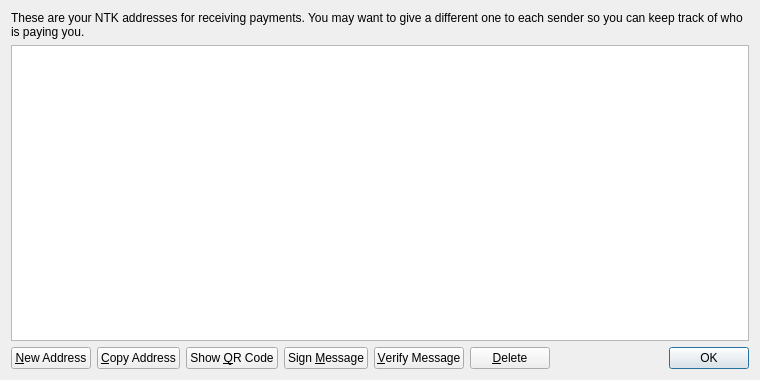
<?xml version="1.0" encoding="UTF-8"?>
<ui version="4.0">
 <class>AddressBookPage</class>
 <widget class="QWidget" name="AddressBookPage">
  <property name="geometry">
   <rect>
    <x>0</x>
    <y>0</y>
    <width>760</width>
    <height>380</height>
   </rect>
  </property>
  <property name="windowTitle">
   <string>Address Book</string>
  </property>
  <layout class="QVBoxLayout" name="verticalLayout">
   <item>
    <widget class="QLabel" name="labelExplanation">
     <property name="text">
      <string>These are your NTK addresses for receiving payments. You may want to give a different one to each sender so you can keep track of who is paying you.</string>
     </property>
     <property name="textFormat">
      <enum>Qt::PlainText</enum>
     </property>
     <property name="wordWrap">
      <bool>true</bool>
     </property>
    </widget>
   </item>
   <item>
    <widget class="QTableView" name="tableView">
     <property name="contextMenuPolicy">
      <enum>Qt::CustomContextMenu</enum>
     </property>
     <property name="toolTip">
      <string>Double-click to edit address or label</string>
     </property>
     <property name="tabKeyNavigation">
      <bool>false</bool>
     </property>
     <property name="alternatingRowColors">
      <bool>true</bool>
     </property>
     <property name="selectionMode">
      <enum>QAbstractItemView::SingleSelection</enum>
     </property>
     <property name="selectionBehavior">
      <enum>QAbstractItemView::SelectRows</enum>
     </property>
     <property name="sortingEnabled">
      <bool>true</bool>
     </property>
     <attribute name="verticalHeaderVisible">
      <bool>false</bool>
     </attribute>
    </widget>
   </item>
   <item>
    <layout class="QHBoxLayout" name="horizontalLayout">
     <item>
      <widget class="QPushButton" name="newAddressButton">
       <property name="toolTip">
        <string>Create a new address</string>
       </property>
       <property name="text">
        <string>&amp;New Address</string>
       </property>
       <property name="icon">
        <iconset resource="../bitcoin.qrc">
         <normaloff>:/icons/add</normaloff>:/icons/add</iconset>
       </property>
      </widget>
     </item>
     <item>
      <widget class="QPushButton" name="copyToClipboard">
       <property name="toolTip">
        <string>Copy the currently selected address to the system clipboard</string>
       </property>
       <property name="text">
        <string>&amp;Copy Address</string>
       </property>
       <property name="icon">
        <iconset resource="../bitcoin.qrc">
         <normaloff>:/icons/editcopy</normaloff>:/icons/editcopy</iconset>
       </property>
      </widget>
     </item>
     <item>
      <widget class="QPushButton" name="showQRCode">
       <property name="text">
        <string>Show &amp;QR Code</string>
       </property>
       <property name="icon">
        <iconset resource="../bitcoin.qrc">
         <normaloff>:/icons/qrcode</normaloff>:/icons/qrcode</iconset>
       </property>
      </widget>
     </item>
     <item>
      <widget class="QPushButton" name="signMessage">
       <property name="toolTip">
        <string>Sign a message to prove you own a NTK address</string>
       </property>
       <property name="text">
        <string>Sign &amp;Message</string>
       </property>
       <property name="icon">
        <iconset resource="../bitcoin.qrc">
         <normaloff>:/icons/edit</normaloff>:/icons/edit</iconset>
       </property>
      </widget>
     </item>
     <item>
      <widget class="QPushButton" name="verifyMessage">
       <property name="toolTip">
        <string>Verify a message to ensure it was signed with a specified NTK address</string>
       </property>
       <property name="text">
        <string>&amp;Verify Message</string>
       </property>
       <property name="icon">
        <iconset resource="../bitcoin.qrc">
         <normaloff>:/icons/transaction_0</normaloff>:/icons/transaction_0</iconset>
       </property>
      </widget>
     </item>
     <item>
      <widget class="QPushButton" name="deleteButton">
       <property name="toolTip">
        <string>Delete the currently selected address from the list</string>
       </property>
       <property name="text">
        <string>&amp;Delete</string>
       </property>
       <property name="icon">
        <iconset resource="../bitcoin.qrc">
         <normaloff>:/icons/remove</normaloff>:/icons/remove</iconset>
       </property>
      </widget>
     </item>
     <item>
      <spacer name="horizontalSpacer">
       <property name="orientation">
        <enum>Qt::Horizontal</enum>
       </property>
       <property name="sizeHint" stdset="0">
        <size>
         <width>40</width>
         <height>20</height>
        </size>
       </property>
      </spacer>
     </item>
     <item>
      <widget class="QDialogButtonBox" name="buttonBox">
       <property name="sizePolicy">
        <sizepolicy hsizetype="Maximum" vsizetype="Fixed">
         <horstretch>0</horstretch>
         <verstretch>0</verstretch>
        </sizepolicy>
       </property>
       <property name="standardButtons">
        <set>QDialogButtonBox::Ok</set>
       </property>
      </widget>
     </item>
    </layout>
   </item>
  </layout>
 </widget>
 <resources>
  <include location="../bitcoin.qrc"/>
 </resources>
 <connections/>
</ui>
